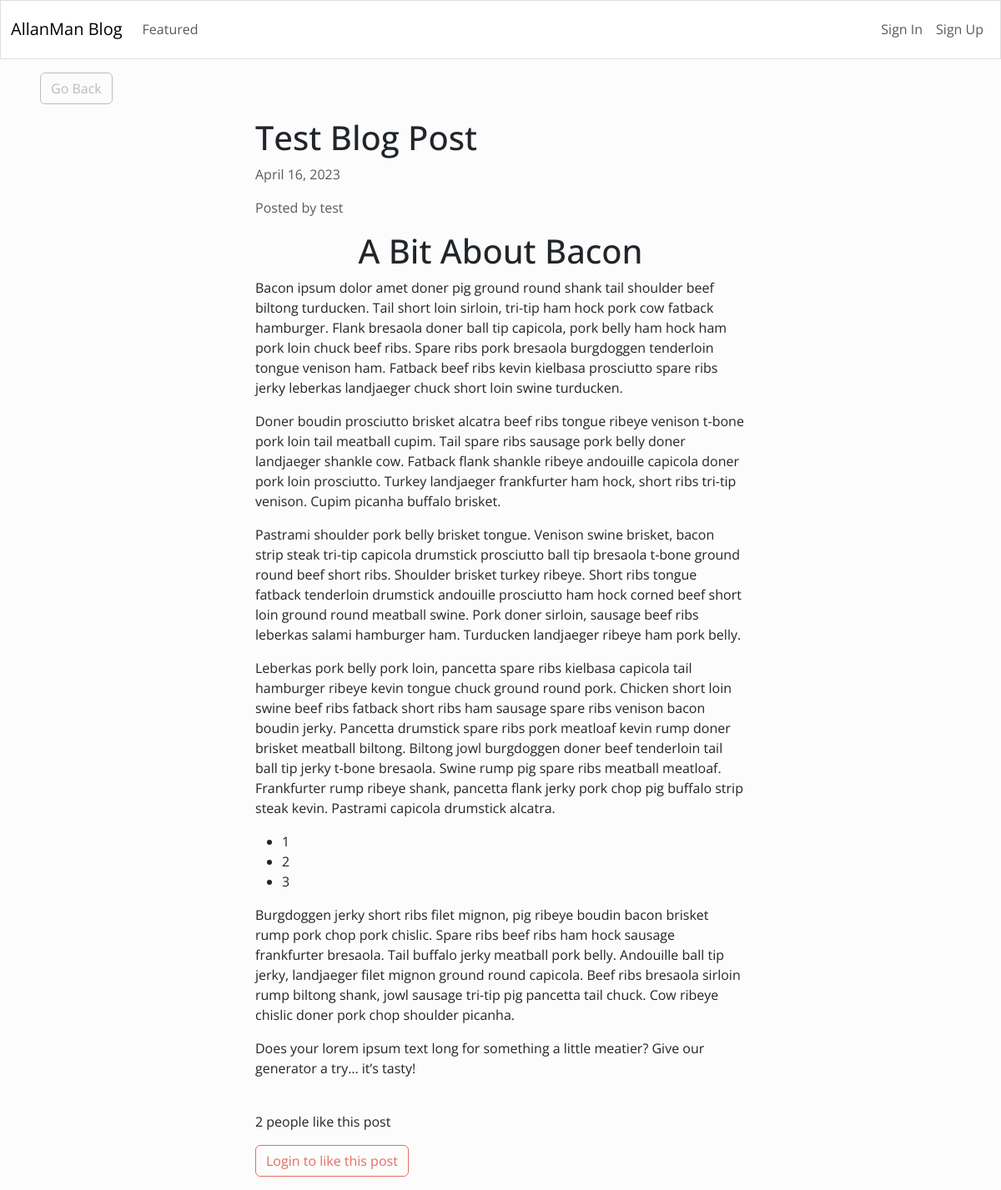
/1/, run on the app's committed database.
### blog/models.py (models this page shows)
class Article(models.Model):
    title = models.CharField(max_length=255)
    content = HTMLField()
    date = models.DateField(auto_now_add=True)
    author = models.ForeignKey(User, on_delete=models.CASCADE)
    featured = models.BooleanField(default=False)
    likes = models.ManyToManyField(User, related_name='Likes', blank=True)

### blog/views.py (the view)
# urls.py: path('<int:pk>/', DetailArticleView.as_view(), name='detail_article'),
class DetailArticleView(DetailView):
    model = Article
    template_name = 'blog/blog_post.html'
    def get_context_data(self, *args, **kwargs):
        context = super(DetailArticleView, self).get_context_data(*args, **kwargs)
        context['liked_by_user'] = False
        article = Article.objects.get(id=self.kwargs.get('pk'))
        if article.likes.filter(pk=self.request.user.id).exists():
            context['liked_by_user'] = True
        return context

### blog/templates/blog/blog_post.html (shortened to what this page needs)
{% extends 'blog/base.html' %}
{% block content %}
<div class="row">
    <div class="col-md-4 col-12 mx-md-5 mx-2 mt-md-3 my-3">
        <a class="btn btn-outline-secondary" href="{% url 'index' %}">Go Back</a>
    </div>
</div>
<div class="row">
    <div class="col-md-6 col-11 mx-md-auto mb-3 pb-2 mx-3">
        <h1>{{ object.title }}</h1>
        <p class="text-muted">{{ object.date }}</p>
        <p class="text-muted">Posted by {{ object.author.username }}</p>
		<div>
			{{ object.content|safe }}
		</div>
	</div>
</div>
<div class="row my-3">
    <div class="col-md-6 col-12 mx-md-auto mx-3">
        {% if object.likes.count == 1 %}
            <p>{{ object.likes.count }} person likes this post</p>
        {% else %}
            <p>{{ object.likes.count }} people like this post</p>
        {% endif %}
        {% if request.user.is_authenticated %}
            {% if liked_by_user %}
                <form method="POST" action="{% url 'like_article' object.id %}">
                    {% csrf_token %}
                    <button class="btn btn-outline-primary"><ion-icon name="heart-dislike-outline"></ion-icon> Unlike this post</button>
                </form>
            {% else %}
                <form method="POST" action="{% url 'like_article' object.id %}">
                    {% csrf_token %}
                    <button class="btn btn-outline-primary"><ion-icon name="heart-outline"></ion-icon> Like this post</button>
                </form>
            {% endif %}
        {% else %}
            <button class="btn btn-outline-primary" disabled> Login to like this post</button>
        {% endif %}
    </div>
</div>
{% endblock content %}

### data on the page
Article: title "Test Blog Post", date "April 16, 2023", author.username "test", content "A Bit About Bacon Bacon ipsum dolor amet doner pig ground round shank tail shoulder beef biltong turducken. Tail short loin sirloin, tri-tip ham hock pork cow fatback hamburger. Flank bresaola doner ball tip capicola, pork belly ham hock ham pork loin chuck beef ribs. Spare ribs pork bresaola burgdoggen tenderloin tongue venison ham. Fatback beef ribs kevin kielbasa prosciutto spare ribs jerky leberkas landjaeger chuck short loin swine turducken. Doner boudin prosciutto brisket alcatra beef ribs tongue ribeye venison t-bone pork loin tail meatball cupim. Tail spare ribs sausage pork belly doner landjaeger shankle cow. Fatback flank shankle ribeye andouille capicola doner pork loin…", likes.count "2"
